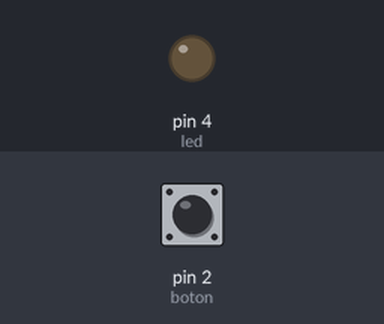
This sketch was run on a simulated Arduino Uno, built with avr-gcc and run on an emulated ATmega328P. On the bench: output pins drawn as LEDs (lit = HIGH). Inputs (shaded band) come from the test bench; at power-on: pin 2 (boton) LOW.

Above: at 1.2 s.
1.3 s: pin 2 (boton) pulled HIGH for 0.15 s
At 1.37 s:
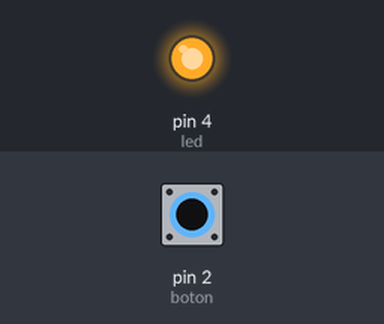
2.9 s: pin 2 (boton) pulled HIGH for 3.2 s
At 6.4 s:
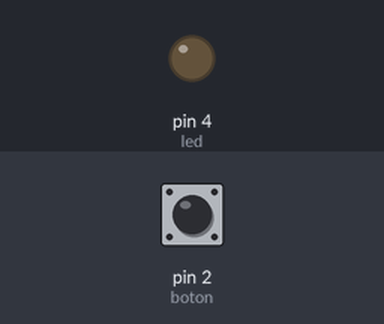
Timing chart, 0 to 7.9 s (numbered marks = the images above; inputs shaded):
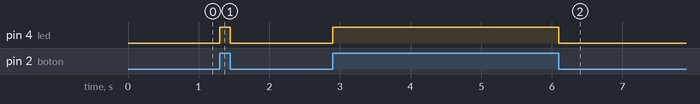

The sketch:

03_led_boton.ino
```cpp
const int boton = 2;   // Pin del botón
const int led = 4;     // Pin del LED
int estadoBoton = 0;   // Variable para almacenar el estado del botón

void setup() {
  pinMode(boton, INPUT);   // Configura el botón como entrada
  pinMode(led, OUTPUT);    // Configura el LED como salida
}

void loop() {
  estadoBoton = digitalRead(boton);  // Lee el estado del botón

  if (estadoBoton == HIGH) {
    digitalWrite(led, HIGH);  // Enciende el LED si el botón está presionado
  } else {
    digitalWrite(led, LOW);   // Apaga el LED si el botón no está presionado
  }
}
```

Measured:
- after the input at 1.3 s, pin 4 (led): LOW → HIGH at once, → LOW 0.15 s later
- after the input at 2.9 s, pin 4 (led): LOW → HIGH at once, → LOW 3.2 s later
